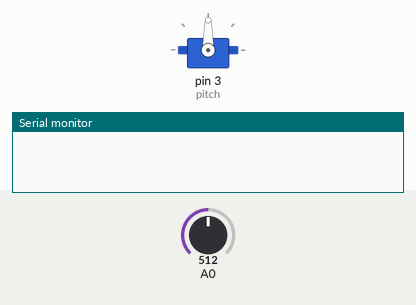
Simulated run of this sketch. Board: Arduino Uno, built with avr-gcc and run on an emulated ATmega328P. Shown: servo, the last lines printed to the serial monitor. Inputs (shaded band) come from the test bench; at power-on: A0 = 512.

Above: at 0.1 s.
At 95.1 s:
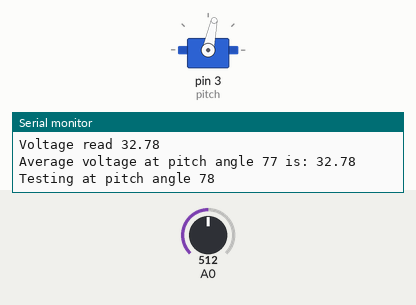
Timing chart, 0 to 126.5 s (numbered marks = the images above):
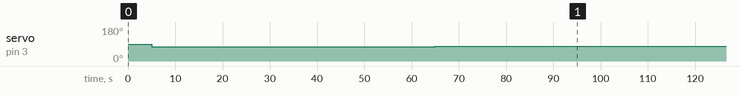

The sketch:

Read_Max_Voltage_Per_Pitch_Angle.ino
```cpp
#include <Servo.h>

const double VOLTAGE_DIVIDER_TURBINE = 13.1;
const double windSpeed = 5;
const double startPitch = 75;
const double endPitch = 85;
const int pitchIncrement = 1;
const int voltageReadingsPerPitch = 5;

Servo pitch; //don't forget to include a servo object

void setup() {
  //Initialize Serial system output/input
  Serial.begin(9600);
  pitch.attach(3); // Control line on pin 3.

  /* pinMode(A1,OUTPUT);
  pinMode(A2,INPUT);
  digitalWrite(A0,HIGH);
  EEPROM.write(1,0);x
  EEPROM.write(1,85); */ // I don't know which pins our values are connected to on the new arduino. Will verify.
}

void loop(){
  double turbineVoltage;
  int totalVoltages = (endPitch-startPitch)*voltageReadingsPerPitch/pitchIncrement;
  double voltages[totalVoltages];
  double sampleVoltages[voltageReadingsPerPitch];
  delay(5000);
  Serial.print("Testing at wind speed: "); Serial.println(windSpeed);
  //loop through and read the voltage at each wind speed from start pitch to end spitch
  for(int i = startPitch; i < endPitch + 1; i+=pitchIncrement){
    pitch.write(i);
    Serial.print("Testing at pitch angle "); Serial.println(i);
    delay(5000);
    for(int j =  0; j < voltageReadingsPerPitch; j++){
      turbineVoltage = (VOLTAGE_DIVIDER_TURBINE*((double)analogRead(A0))*5.0/1023); //make sure you do NOT do integer division here
      sampleVoltages[j] = turbineVoltage;
      Serial.print("Voltage read "); Serial.println(turbineVoltage);
      delay(5000);
    }

    double totalVoltage = 0;
    for(int k = 0; k < voltageReadingsPerPitch; k++){
      totalVoltage+=sampleVoltages[k];
    }
    double averageVoltage = totalVoltage/voltageReadingsPerPitch;
     Serial.print("Average voltage at pitch angle "); Serial.print(i); Serial.print(" is: "); Serial.println(averageVoltage);
   }

}
```

Measured:
- by itself, servo on pin 3 (pitch): 90° → 75° at 5.0 s, → 76° 30.0 s later, → 77° 30.0 s later, → 78° 30.0 s later, … (5 changes in this stretch)
